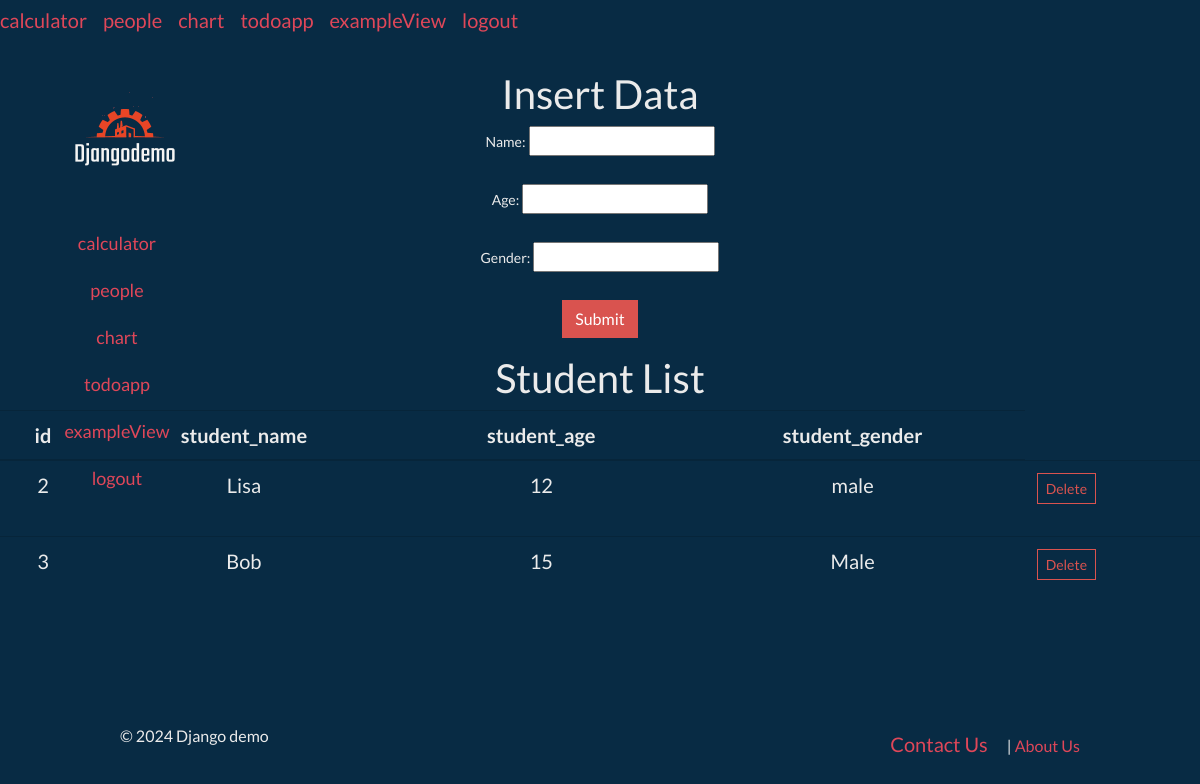
The app's page /people/ (signed in), older data.
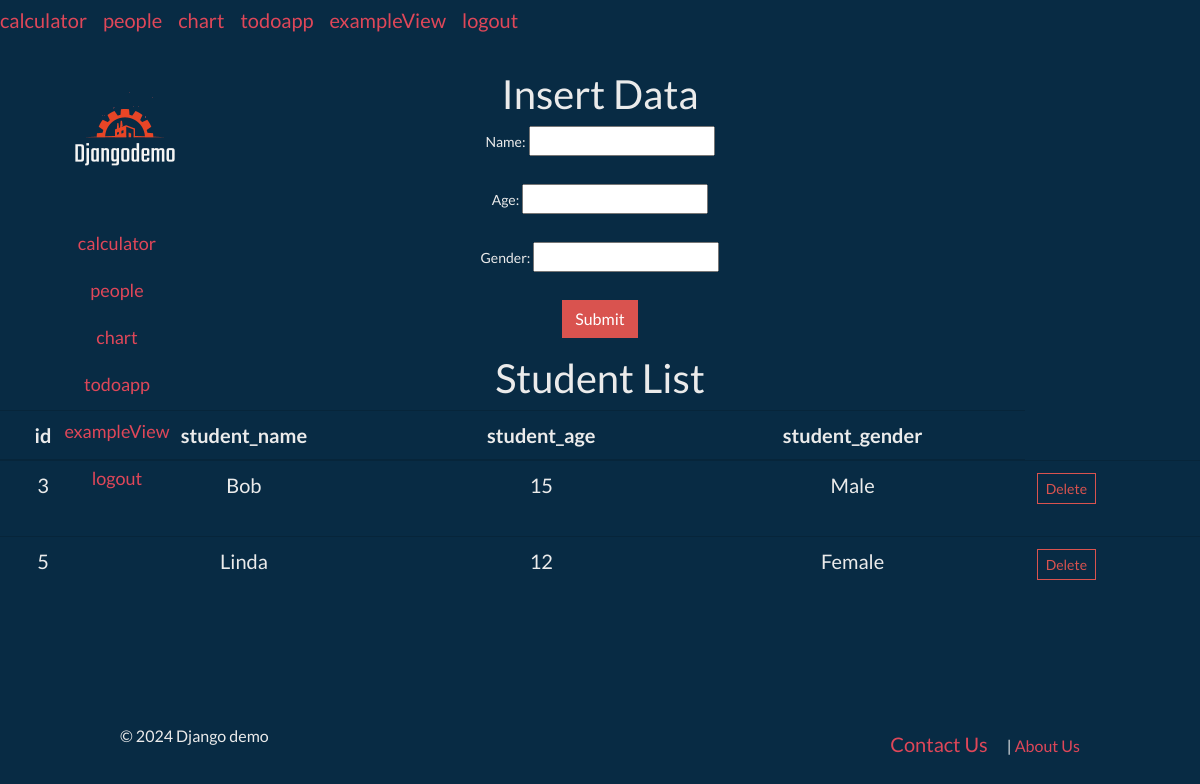
The same page, newer data.
### calculator/models.py (models this page shows)
class Student(models.Model):
    student_name = models.TextField(max_length=30,default='')
    student_id = models.IntegerField(default=0)
    student_age = models.IntegerField(default=0)
    student_gender = models.TextField(max_length=30,default='')

### calculator/personView.py (the view, shortened to what this page needs)
# urls.py: path('people/', PersonView.as_view(), name='people'),
class PersonView(People):
  def get(self,request):
    students_list = list(Student.objects.all().values('id', 'student_name', 'student_age', 'student_gender'))
    students = Student.objects.all()
    context = {'aString': aString,'students_list': students_list, 'students': students}
    return render(request, self.template_name, context)

### calculator/templatetags/Gema.py (called while the page is built)
@register.inclusion_tag('calculator/Gema.html')
def Gema(aId=None, item_pk=None, aText=None):
  if item_pk is None:
    url = reverse(aText)
  else:
    url = reverse(aText, kwargs={'pk': item_pk})
  return { 'aId':aId, 'url': url, 'aText':aText}

### calculator/templatetags/Gembutton.py (called while the page is built)
@register.inclusion_tag('calculator/Gembutton.html')
def Gembutton(buttonType=None,  buttonName=None, buttonContent=None, buttonEvent=None):
    return {"buttonType": buttonType, "buttonName": buttonName, "buttonContent": buttonContent, "buttonEvent": buttonEvent}

### calculator/templatetags/Gemdiv.py (called while the page is built)
@register.inclusion_tag('calculator/Gemdiv.html')
def Gemdiv(divClass=None):
    return {'divClass': divClass}

### calculator/templatetags/Gemfooter.py (called while the page is built)
@register.inclusion_tag('calculator/Gemfooter.html')
def Gemfooter():
    return {}

### calculator/templatetags/Gemh1.py (called while the page is built)
@register.inclusion_tag('calculator/Gemh1.html')
def Gemh1(h1Content=None):
    return {"h1Content": h1Content}

### calculator/templatetags/Gemlink.py (called while the page is built)
@register.inclusion_tag('calculator/Gemlink.html')
def Gemlink():
    return {}

### calculator/templatetags/Gemnav.py (called while the page is built)
@register.inclusion_tag('calculator/Gemnav.html')
def Gemnav():
    return {}

### calculator/templatetags/Gemscript.py (called while the page is built)
@register.inclusion_tag('calculator/Gemscript.html')
def Gemscript():
    return {}

### calculator/templatetags/Gemtags.py (called while the page is built)
@register.simple_tag
def Gemhead():
    return format_html('<head>')

@register.simple_tag
def endGemhead():
    return format_html('</head>')

@register.simple_tag
def Gemtitle(title):
    return format_html('<title>{}</title>', title)

### calculator/templatetags/endGemdiv.py (called while the page is built)
@register.inclusion_tag('calculator/endGemdiv.html')
def endGemdiv():
    return {}

### calculator/templatetags/endGemnav.py (called while the page is built)
@register.inclusion_tag('calculator/endGemnav.html')
def endGemnav():
    return {}

### calculator/templates/calculator/extendedhtml/insert_data.html (shortened to what this page needs)
{% load static %} {% load Gemspan %}{% load Gema %}
{% load Gemtags %}
{% load Gemnav %}
{% load endGemnav %}
{% load Gemh1 %}
{% load Gemdiv %}
{% load Gemfooter %}
{% load endGemdiv %}
{% load Gemtable %}
{% load Gemlink %}
{% load Gembutton%}
{% load Gemscript%}
  {% Gemhead %}
  {% Gemlink %}
{% endGemhead %}
  {% Gemnav %}
  {% for a in aString%}
    {% Gema aText=a%}
  {% endfor %}
  {% endGemnav %}
{% Gemdiv "sidebar-container"%}
  <a href="{% url 'admin:index' %}">
    <img src="{% static 'css/images/umsra_logo.png' %}" height="100px" />
  </a>
{% Gemdiv "sidebar"%}
      {% for a in aString%}
      {% Gema  aText=a%}
    {% endfor %}
    {% endGemdiv %}
    {% endGemdiv %}
  {% Gemdiv %}
  {% Gemh1 "Insert Data" %}
    <form method="post">
        <label for="name">Name:</label>
        <input type="text" id="name" name="name"><br><br>
        <label for="age">Age:</label>
        <input type="number" id="age" name="age"><br><br>
        <label for="gender">Gender:</label>
        <input type="text" id="gender" name="gender"><br><br>
        {% Gembutton "submit"  "Submit" "Submit" "validateForm()" %}
    </form>
    {% if students_list %}
    <h1>Student List</h1>
    {% endif %}
    <table class="table table-hover" style="margin:auto; font-size: 20px;">
      <thead>
          {% for col in students_list.0.keys %}
             <th style="text-align: center;">{{ col }}</th>
          {% endfor %}
      </thead>
      <thead>
      <tbody>
        {% for item in students_list %}
          <tr>
            {% for key, value in item.items %}
              <td style="text-align: center;">{{ value }}
            {% endfor %}
            <td>
              <form method="post" action="{% url 'delete_student' item.id %}">
                <button type="submit" class="btn btn-outline-danger btn-sm">Delete</button>
              </form>
            </td>
            </td>
          </tr>
        {% endfor %}
      </tbody>
    </table>
{% Gemfooter %}

### calculator/templates/calculator/Gemscript.html (shortened to what this page needs)
{% load static %}

### calculator/templates/calculator/Gemlink.html
<link rel="stylesheet" href="https://bootswatch.com/4/superhero/bootstrap.min.css">
<link rel="stylesheet" type="text/css" href="/static/css/style.css">

### calculator/templates/calculator/Gemnav.html
<nav class="nav nav-tab">

### calculator/templates/calculator/Gema.html
<a class="navbar-brand" href = "{{ url }}" >{{aText}}</a>

### calculator/templates/calculator/endGemnav.html
</nav>

### calculator/templates/calculator/Gemdiv.html
<div style="padding-top: 30px;" class="{{divClass}}">

### calculator/templates/calculator/endGemdiv.html
</div>

### calculator/templates/calculator/Gemh1.html
<h1>{{h1Content}}</h1>

### calculator/templates/calculator/Gembutton.html
<button type="{{buttonType}}" class="btn btn-danger" name="{{buttonName}}" onclick="{{buttonEvent}}">{{buttonContent}}</button>

### calculator/templates/calculator/Gemfooter.html (shortened to what this page needs)
<footer>
  <div class="footer-container">
    <p>&copy; 2024 Django demo</p>
    <p><a href="#" class="navbar-brand">Contact Us</a> | <a href="#">About Us</a></p>
  </div>
</footer>

### calculator/static/css/style.css (style rules this page uses)
.navbar-brand { color: rgb(223, 71, 89); }
div { text-align: center; }
form { display: inline-block; }
.sidebar-container { position: fixed; left: -250px; top: 60px; width: 250px; height: 100%; transition: left 0.3s ease; z-index: 1000; }
.sidebar-trigger { position: fixed; left: 0; top: 0; width: 10px; height: 100%; z-index: 1100; cursor: pointer; }
.sidebar a { padding: 10px 15px; text-decoration: none; font-size: 18px; color:rgb(223, 71, 89); display: block; transition: background-color 0.3s; }
footer { padding: 20px 0; position: absolute; bottom: 0; width: 100%; }
.footer-container { display: flex; justify-content: space-between; width: 80%; margin: 0 auto; }
.footer-container a { color: rgb(223, 71, 89); text-decoration: none; }

Row changes from the older to the newer data that the page shows:
removed Student: item "2" "Lisa" "12" "male"
added Student: item "5" "Linda" "12" "Female"
